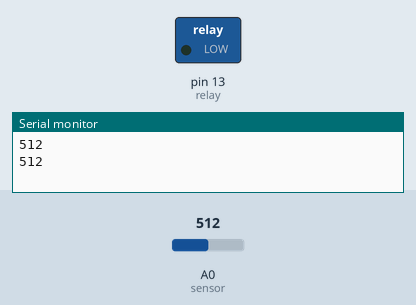
Bench run of a sketch on a simulated Arduino Uno, built with avr-gcc and run on an emulated ATmega328P. Shown: switched loads named in the sketch (green lamp = pin HIGH), the last lines printed to the serial monitor. The test bench sets the inputs (shaded band); at power-on: A0 (sensor) = 512.

Above: at 1.8 s.
1.9 s: A0 (sensor) set to 605
3.4 s: A0 (sensor) set to 625
At 4.5 s:
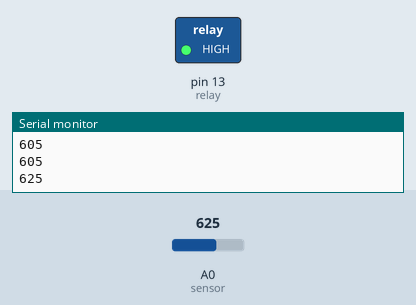
5.5 s: A0 (sensor) set to 539
7.2 s: A0 (sensor) set to 515
At 8.8 s:
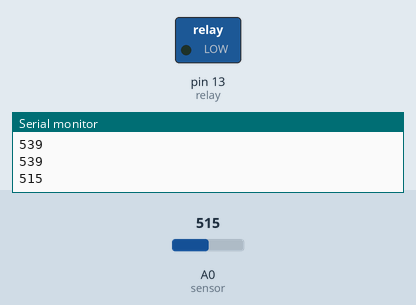
9.5 s: A0 (sensor) set to 716
At 10.3 s:
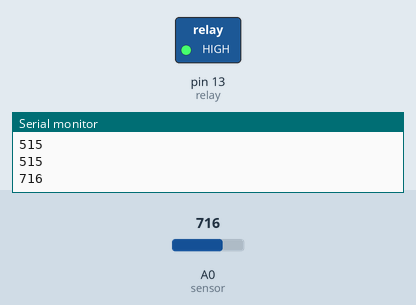
Timing chart, 0 to 12.5 s (numbered marks = the images above; inputs shaded):
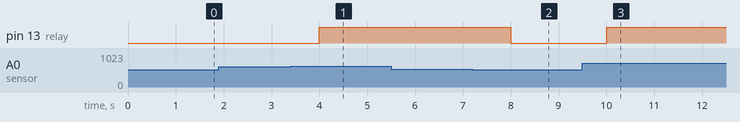

The sketch:

relay-photoresistor.ino
```cpp
const int relay = 13;
const int sensor = A0;
int prevValue = 0;
int postValue = 0;

void setup() {
  Serial.begin(9600);
  pinMode(relay, OUTPUT);
}

void loop() {
  // put your main code here, to run repeatedly:
  int sensorValue = analogRead(sensor);
  postValue = sensorValue;
  Serial.println(sensorValue);
  int valueDiff = abs(postValue - prevValue);

  if (sensorValue < 600)
  {
    if (valueDiff > 100)
    {
      digitalWrite(relay,LOW);
      prevValue = postValue;
    }
  }
  else
  {
    if (valueDiff > 100)
    {
      digitalWrite(relay,HIGH);
      prevValue = postValue;
    }
  }
  delay(1000);
}
```

Measured:
- the behaviour switches between 612 and 613 on A0 (sensor) (found by bisection; images 0 and 1)
- the behaviour switches between 525 and 524 on A0 (sensor) (found by bisection; images 1 and 2)
- after the input at 3.4 s, pin 13 (relay): LOW → HIGH after 0.60 s
- after the input at 7.2 s, pin 13 (relay): HIGH → LOW after 0.80 s
- after the input at 9.5 s, pin 13 (relay): LOW → HIGH after 0.50 s
